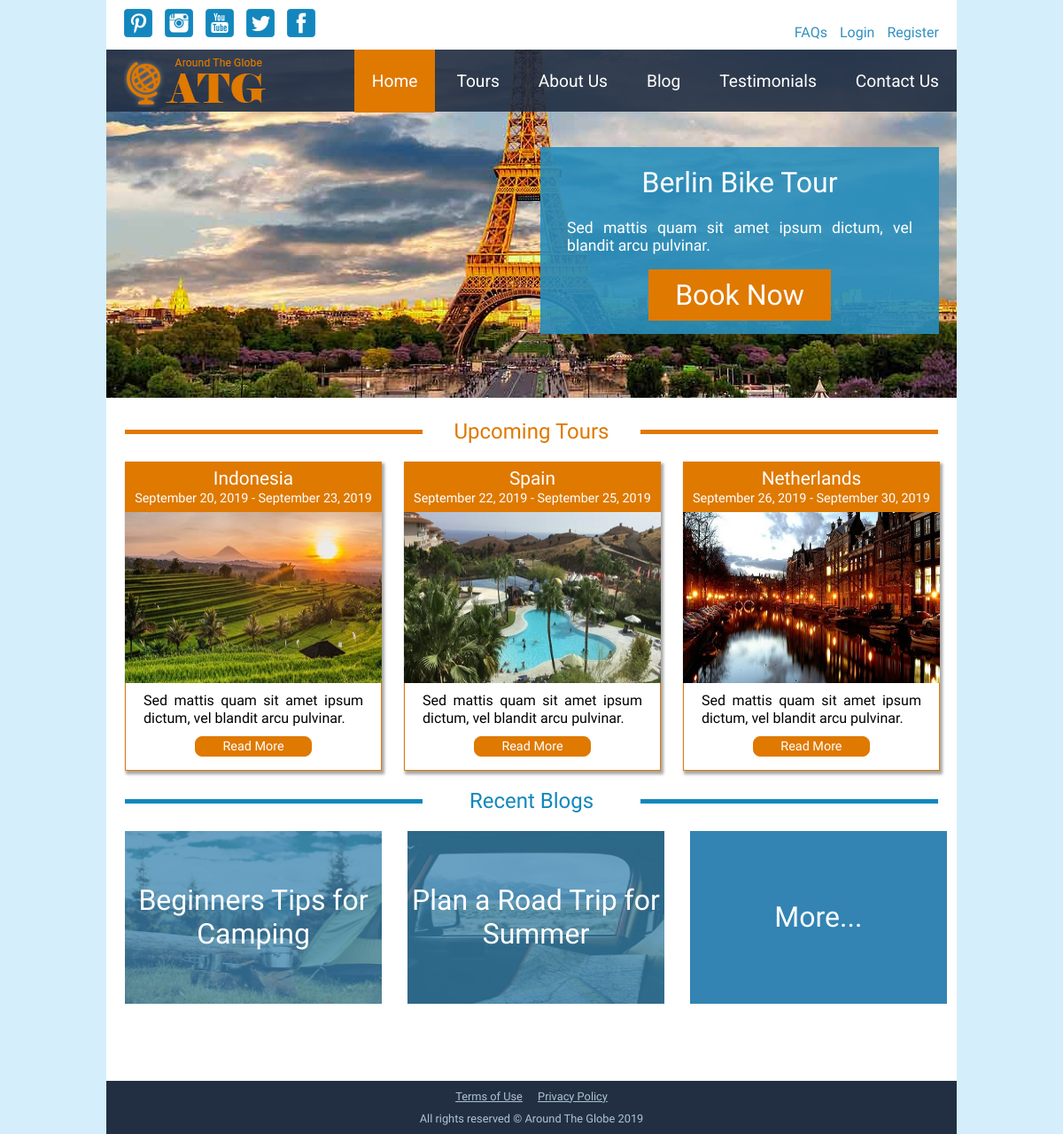
The page / on the database its author committed.
### tables this page shows
CREATE TABLE `tours` (
  `tour_id` int(11) NOT NULL AUTO_INCREMENT,
  `title` varchar(255) NOT NULL,
  `category_id` int(11) NOT NULL,
  `featured_image` varchar(255) NOT NULL,
  `thumbnail_image` varchar(255) NOT NULL,
  `description` text NOT NULL,
  `country` varchar(20) NOT NULL,
  `from_date` date NOT NULL,
  `to_date` date NOT NULL,
  `price` decimal(5,2) NOT NULL,
  `booking_ends` date NOT NULL,
  `bookings_available` int(3) NOT NULL,
  `max_allowed_bookings` int(1) NOT NULL,
  `is_featured` tinyint(1) NOT NULL DEFAULT '0',
  `is_published` tinyint(1) NOT NULL DEFAULT '0',
  `created_at` datetime NOT NULL DEFAULT CURRENT_TIMESTAMP,
  `updated_at` datetime DEFAULT NULL,
  PRIMARY KEY (`tour_id`)
);

CREATE TABLE `blogs` (
  `blog_id` int(11) NOT NULL AUTO_INCREMENT,
  `user_id` int(11) NOT NULL,
  `title` varchar(100) NOT NULL,
  `featured_image` varchar(255) NOT NULL,
  `thumbnail_image` varchar(255) NOT NULL,
  `description` text NOT NULL,
  `published_at` datetime DEFAULT NULL,
  `is_published` tinyint(1) NOT NULL DEFAULT '0',
  `allow_comments` tinyint(1) NOT NULL DEFAULT '0',
  `created_at` datetime NOT NULL DEFAULT CURRENT_TIMESTAMP,
  `updated_at` datetime DEFAULT NULL,
  PRIMARY KEY (`blog_id`)
);

### autoloaders.php (called while the page is built, shortened)
<?php
$autoload = function ($class){
	$prefix = "App\\";
	$base_dir = __DIR__ . '/classes/';
	$len = strlen($prefix);
	$sub_class = substr($class, $len);
	$file = $base_dir . str_replace('\\', '/', $sub_class) . '.php';
};

### classes/HomeModel.php (called while the page is built, shortened)
<?php
class HomeModel extends Model
{
	public function featuredTour()
	{
		$condition = " WHERE is_featured = true ";
		$query = "SELECT
					tours.*,
					categories.name as category
					FROM
					tours
					JOIN
					categories USING(category_id)
					$condition
					ORDER BY
					from_date
					LIMIT 1";
		$stmt = static::$dbh->prepare($query);
		$stmt->execute();
		return $stmt->fetch(\PDO::FETCH_ASSOC);
	}
	public function upcomingTours()
	{
		$current_date = date('Y-m-d');
		$condition = " WHERE is_published = true and booking_ends >= '$current_date' ";
		$query = "SELECT
					tours.*,
					categories.name as category
					FROM
					tours
					JOIN
					categories USING(category_id)
					$condition
					ORDER BY
					from_date
					LIMIT 3";
		$stmt = static::$dbh->prepare($query);
		$stmt->execute();
		return $stmt->fetchAll(\PDO::FETCH_ASSOC);
	}
	public function recentBlogs()
	{
		$condition = " WHERE is_published = true ";
		$query = "SELECT
					*
					FROM
					blogs
					$condition
					ORDER BY
					published_at
					DESC
					LIMIT 2";
		$stmt = static::$dbh->prepare($query);
		$stmt->execute();
		return $stmt->fetchAll(\PDO::FETCH_ASSOC);
	}
}

### app/functions.php (called while the page is built, shortened)
<?php
	function esc($string)
	{
		return htmlentities($string, null, "UTF-8");
	}
	function esc_attr($string)
	{
		return htmlentities($string, ENT_QUOTES, "UTF-8");
	}

### public/index.php (the view, shortened to what this page needs)
<?php
    $title = 'Around The Globe';
    $obj_home = new HomeModel;
    $featured_tour = $obj_home->featuredTour();
    $upcoming_tours = $obj_home->upcomingTours();
    $recent_blogs = $obj_home->recentBlogs();
    require '../inc/head.inc.php';
    require '../inc/header.inc.php';
?>
      <main>
        <div id="hero">
          <img src="images/hero_image.jpg" alt="hero image">
          <div id="cta">
            <h1><?=esc($featured_tour['title'])?></h1>
            <p><?=esc(mb_substr($featured_tour['description'], 0, 100, 'UTF-8'))?></p>
            <a href="single_tour.php?tour_id=<?=esc_attr($featured_tour['tour_id'])?>">Book Now</a>
          </div>
        </div>
        <div id="upcoming_tours">
          <h2>Upcoming Tours</h2>
          <?php foreach ($upcoming_tours as $tour) : ?>
            <div class="tour">
              <div class="title">
                <h3><?=esc($tour['country'])?></h3>
                <span>
                  <?php
                      $formatted_from_date = date('F d, Y', strtotime($tour['from_date']));
                      $formatted_to_date = date('F d, Y', strtotime($tour['to_date']));
                      $duration = $formatted_from_date . ' - ' . $formatted_to_date;
                      echo esc($duration);
                  ?>
                </span>
              </div>
              <div class="tour_image">
                <img src="images/uploads/tours/thumbnail/<?=esc_attr($tour['thumbnail_image'])?>" alt="esc_attr($tour['thumbnail_image'])?>">
              </div>
              <div class="description">
                <p>
                  <?=esc($tour['description'])?>
                </p>
                <a href="single_tour.php?tour_id=<?=esc_attr($tour['tour_id'])?>">Read More</a>
              </div>
            </div>
          <?php endforeach; ?>
        </div>
        <div id="recent_blogs">
          <h2>Recent Blogs</h2>
          <?php foreach ($recent_blogs as $blog) : ?>
            <a href="single_blog.php?blog_id=<?=esc($blog['blog_id'])?>">
              <div class="blog">
                <img src="images/uploads/blogs/thumbnail/<?=esc_attr($blog['thumbnail_image'])?>" alt="<?=esc_attr($blog['thumbnail_image'])?>">
                <div class="overlay">
                  <div><?=esc($blog['title'])?></div>
                </div>
              </div>
            </a>
          <?php endforeach; ?>
          <a href="blog.php" id="blog_read_more">
            <div class="blog">
              <div class="overlay">
                <div>More...</div>
              </div>
            </div>
          </a>
        </div>
      </main>
      <?php
          require '../inc/footer.inc.php';
      ?>

### inc/head.inc.php (shortened to what this page needs)
?><!DOCTYPE html>
<html lang="en">
  <head>
    <link rel="stylesheet" href="css/style.css" type="text/css" media="screen and (min-width: 769px)" />
    <link rel="stylesheet" href="css/mobile.css" type="text/css" media="screen and (max-width: 768px)" />
    <link rel="stylesheet" href="css/print.css" type="text/css" media="print" />
  </head>
  <body>
    <div id="wrapper">

### inc/header.inc.php (shortened to what this page needs)
<header>
  <div id="utility_nav">
    <div id="socials">
      <a href="#"><img src="images/pinterest-32.png" alt="pinterest"></a>
      <a href="#"><img src="images/instagram-32.png" alt="instagram"></a>
      <a href="#"><img src="images/youtube-32.png" alt="youtube"></a>
      <a href="#"><img src="images/twitter-32.png" alt="twitter"></a>
      <a href="#"><img src="images/facebook-32.png" alt="facebook"></a>
    </div>
    <div id="top_links">
      <a href="faqs.php">FAQs</a>
      <?php if($_SESSION['logged_in']) : ?>
        <a href="profile.php">Profile</a>
        <a href="login.php?logout=1">Logout</a>
      <?php else : ?>
        <a href="login.php">Login</a>
        <a href="registration.php">Register</a>
      <?php endif; ?>
    </div>
  </div>
  <?php
      require 'nav.inc.php';
  ?>
</header>

### inc/nav.inc.php (shortened to what this page needs)
<div id="main_nav">
  <img id="logo" src="images/logo.png" alt="logo">
  <nav>
    <ul>
      <li><a href="index.php" <?= ($title=='Around The Globe') ? 'class="current"' : ''; ?> title="Home">Home</a></li>
      <li><a href="tours.php" <?= ($title=='ATG - Tours') ? 'class="current"' : ''; ?> title="Tours">Tours</a></li>
      <li><a href="about.php" <?= ($title=='ATG - About') ? 'class="current"' : ''; ?> title="About">About Us</a></li>
      <li><a href="blog.php" <?= ($title=='ATG - Blog') ? 'class="current"' : ''; ?> title="Blog">Blog</a></li>
      <li><a href="testimonials.php" <?= ($title=='ATG - Testimonials') ? 'class="current"' : ''; ?> title="Testimonials">Testimonials</a></li>
      <li><a href="contact.php" <?= ($title=='ATG - Contact') ? 'class="current"' : ''; ?> title="Contact Us">Contact Us</a></li>
    </ul>
  </nav>
</div>

### inc/footer.inc.php (shortened to what this page needs)
			<footer>
			    <?php
			    	require 'footer_nav.inc.php';
			    ?>
			    <div id="copyright">
			      <p>All rights reserved &copy; Around The Globe <?=date('Y')?></p>
			    </div>
			</footer>
		</div>
  	</body>
</html>

### inc/footer_nav.inc.php (shortened to what this page needs)
<div id="footer_utility_links">
  <ul>
    <li><a href="#">Terms of Use</a></li>
    <li><a href="#">Privacy Policy</a></li>
  </ul>
</div>

### rows shown on the page
tours: title "Berlin Bike Tour", description "Sed mattis quam sit amet ipsum dictum, vel blandit arcu pulvinar."
tours: country "Indonesia", duration "September 20, 2019 - September 23, 2019", thumbnail_image (picture), description "Sed mattis quam sit amet ipsum dictum, vel blandit arcu pulvinar."
tours: country "Spain", duration "September 22, 2019 - September 25, 2019", thumbnail_image (picture), description "Sed mattis quam sit amet ipsum dictum, vel blandit arcu pulvinar."
tours: country "Netherlands", duration "September 26, 2019 - September 30, 2019", thumbnail_image (picture), description "Sed mattis quam sit amet ipsum dictum, vel blandit arcu pulvinar."
blogs: thumbnail_image (picture), title "Beginners Tips for Camping"
blogs: thumbnail_image (picture), title "Plan a Road Trip for Summer"
